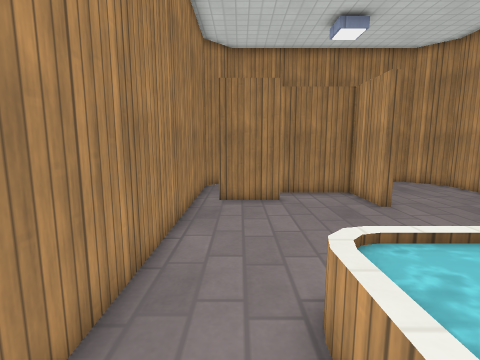
View 1 (above)

15 first-person views from a walk through a Godot game level. The camera is 1.2 m above the floor, tilts 8° down and sees 85° across. The floor is counted in squares, 0.5 m on a side. Each view is taken from the middle of a square. On the plan, view 1 faces up. The plan holds only what a view shows up to about 18 squares ahead; the rest is blank. The place goes on beyond the plan. Surface patterns are stand-ins for the level's own textures.

View 2
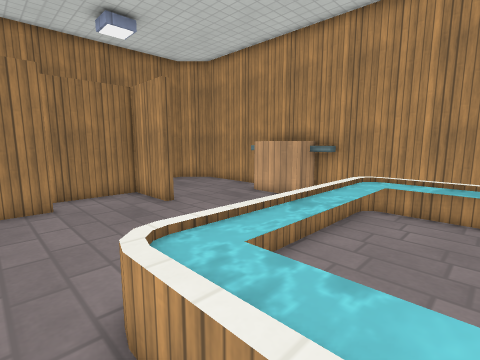

View 3
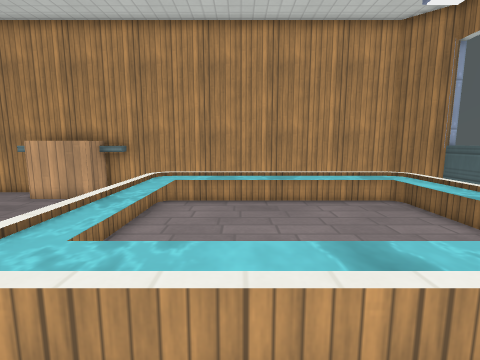

View 4
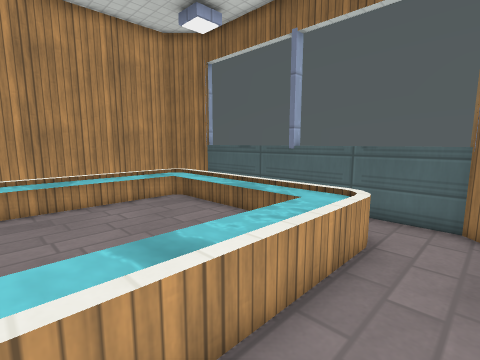

View 5
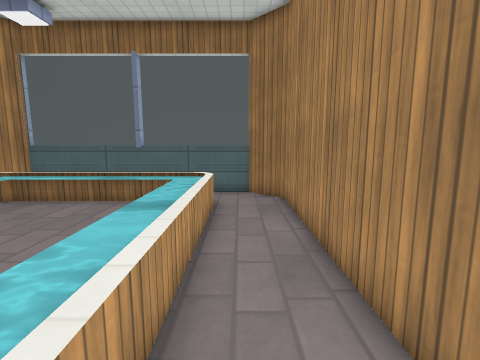

View 6
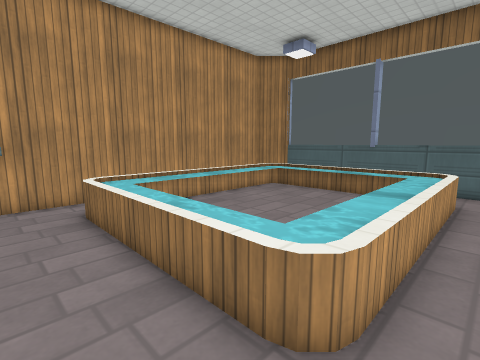

View 7
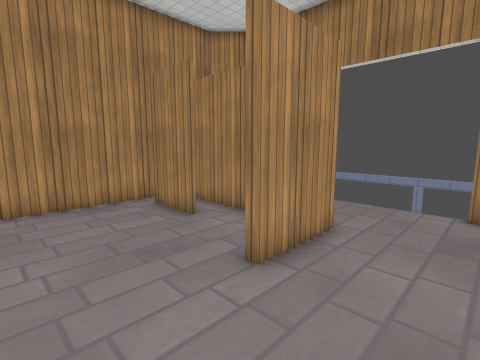

View 8
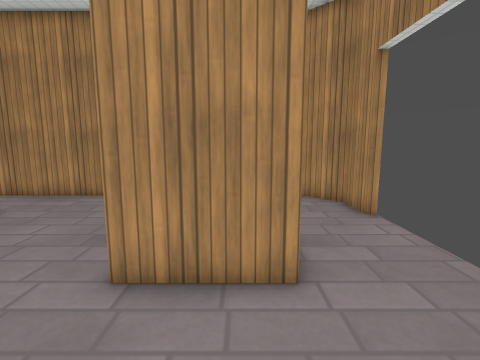

View 9
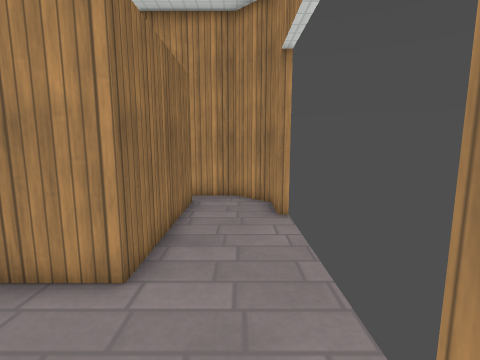

View 10
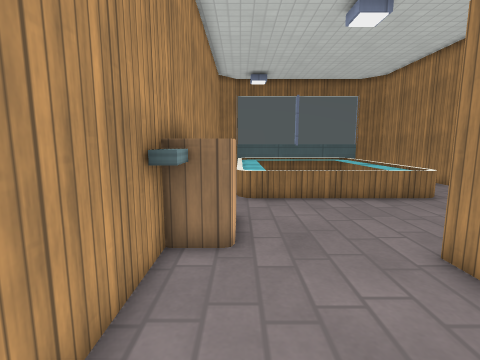

View 11
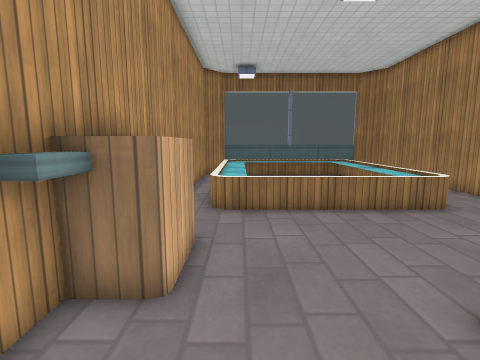

View 12
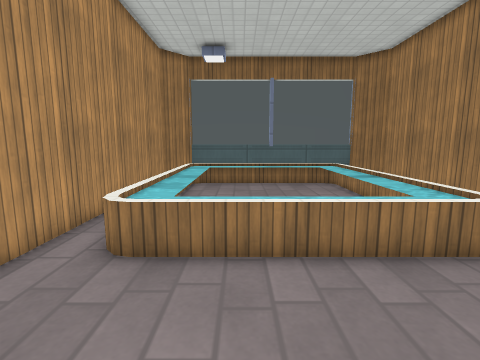

View 13
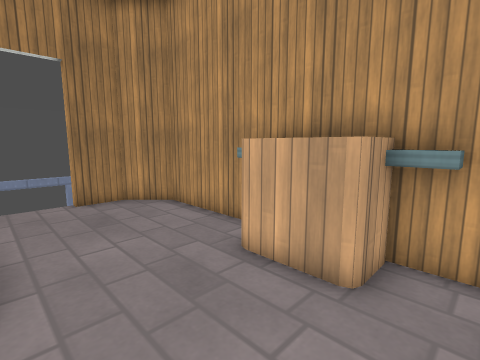

View 14
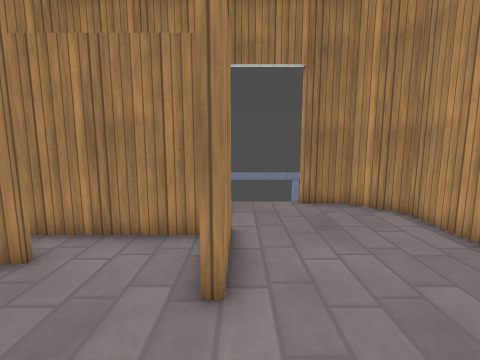

View 15
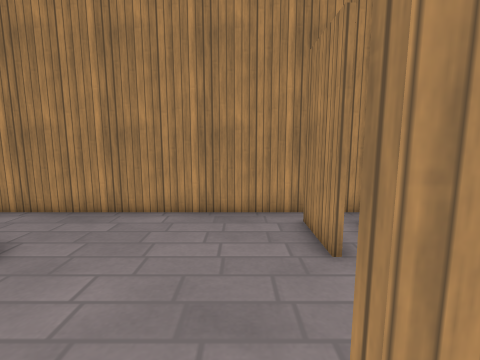

### Floor plan
Key: @ floor where view 1 was taken; # wall or solid block; x gap in a wall; . floor; = window, fence, low wall or low ledge; ≈ water the walk keeps out of; C cabinet; O other object.
Columns run from 2 left of view 1 to 12 right of it. Each row starts with its distance up from view 1.
 17    #       #
 16  ###.......###
 15 ##...........##
 14 #.............#
 13 #.#######.....#
 12 #......##.....#
 11 #x##...##.....#
 10 #......##....O#
  9 #...........CC#
  8 #...........C #
  7 #...........CC#
  6 #............C#
  5 #.............#
  4 #...=========.#
  3 #..=≈≈≈≈≈≈≈≈=.#
  2 #..=≈......≈=.#
  1 #..=≈ .....≈=.#
  0 #.@=≈ .....≈=.#
 -1 #..=≈ .....≈=.#
 -2 #..=≈ .....≈=.#
 -3 #..=≈......≈=.#
 -4 #..=≈......≈=.#
 -5 #..=≈......≈= #
 -6 #..=≈≈≈≈≈≈≈≈= #
 -7 #..========== #
 -8 ##...        ##
 -9  #=====#====##

Positions as (right, up) in squares from view 1, and headings:
1: (0, 0), facing up
2: (0, 0), facing up-right
3: (-1, 0), facing right
4: (-1, 0), facing down-right
5: (0, 4), facing down
6: (0, 6), facing down-right
7: (9, 6), facing up-left
8: (10, 12), facing left
9: (10, 15), facing left
10: (10, 15), facing down
11: (9, 13), facing down
12: (7, 9), facing down
13: (6, 5), facing up-right
14: (6, 6), facing up
15: (7, 9), facing left
